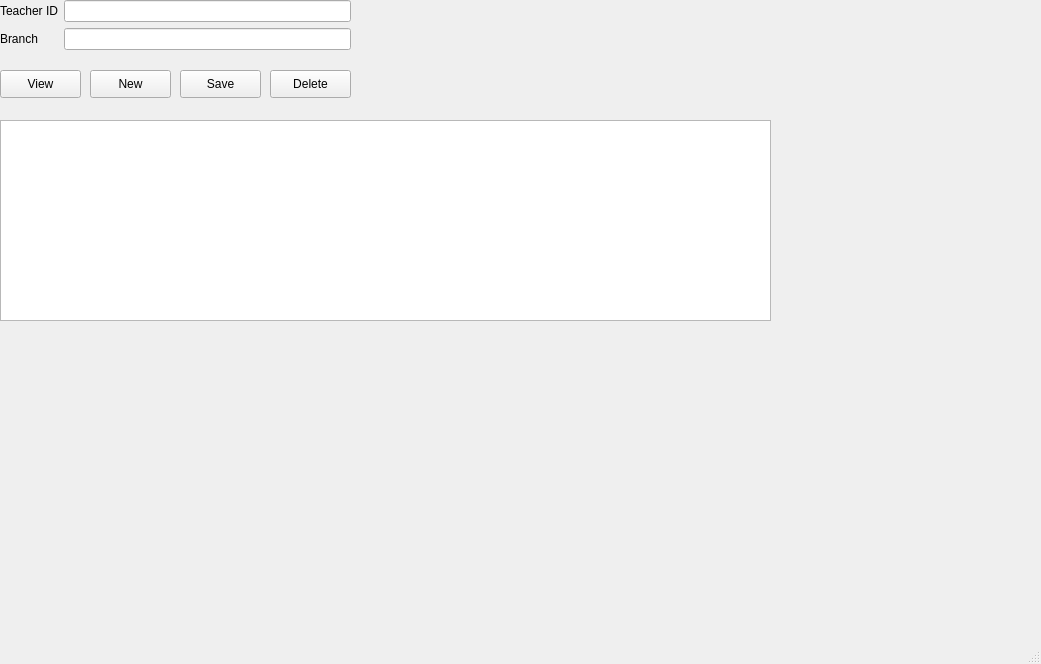
<?xml version="1.0" encoding="UTF-8"?>
<ui version="4.0">
 <class>MainWindow</class>
 <widget class="QMainWindow" name="MainWindow">
  <property name="geometry">
   <rect>
    <x>0</x>
    <y>0</y>
    <width>1041</width>
    <height>664</height>
   </rect>
  </property>
  <property name="windowTitle">
   <string>MainWindow</string>
  </property>
  <widget class="QWidget" name="centralwidget">
   <widget class="QWidget" name="formLayoutWidget">
    <property name="geometry">
     <rect>
      <x>0</x>
      <y>0</y>
      <width>351</width>
      <height>61</height>
     </rect>
    </property>
    <layout class="QFormLayout" name="formLayout">
     <item row="0" column="0">
      <widget class="QLabel" name="label">
       <property name="text">
        <string>Teacher ID</string>
       </property>
      </widget>
     </item>
     <item row="0" column="1">
      <widget class="QLineEdit" name="txt_teacherid"/>
     </item>
     <item row="1" column="0">
      <widget class="QLabel" name="label_2">
       <property name="text">
        <string>Branch</string>
       </property>
      </widget>
     </item>
     <item row="1" column="1">
      <widget class="QLineEdit" name="txt_branch"/>
     </item>
    </layout>
   </widget>
   <widget class="QPushButton" name="btn_new">
    <property name="geometry">
     <rect>
      <x>90</x>
      <y>70</y>
      <width>81</width>
      <height>28</height>
     </rect>
    </property>
    <property name="text">
     <string>New</string>
    </property>
   </widget>
   <widget class="QPushButton" name="btn_view">
    <property name="geometry">
     <rect>
      <x>0</x>
      <y>70</y>
      <width>81</width>
      <height>28</height>
     </rect>
    </property>
    <property name="text">
     <string>View</string>
    </property>
   </widget>
   <widget class="QPushButton" name="btn_delete">
    <property name="geometry">
     <rect>
      <x>270</x>
      <y>70</y>
      <width>81</width>
      <height>28</height>
     </rect>
    </property>
    <property name="text">
     <string>Delete</string>
    </property>
   </widget>
   <widget class="QTableWidget" name="tbl_teachers">
    <property name="geometry">
     <rect>
      <x>0</x>
      <y>120</y>
      <width>771</width>
      <height>201</height>
     </rect>
    </property>
   </widget>
   <widget class="QPushButton" name="btn_save">
    <property name="geometry">
     <rect>
      <x>180</x>
      <y>70</y>
      <width>81</width>
      <height>28</height>
     </rect>
    </property>
    <property name="text">
     <string>Save</string>
    </property>
   </widget>
  </widget>
  <widget class="QMenuBar" name="menubar">
   <property name="geometry">
    <rect>
     <x>0</x>
     <y>0</y>
     <width>1041</width>
     <height>26</height>
    </rect>
   </property>
  </widget>
  <widget class="QStatusBar" name="statusbar"/>
 </widget>
 <resources/>
 <connections/>
</ui>
